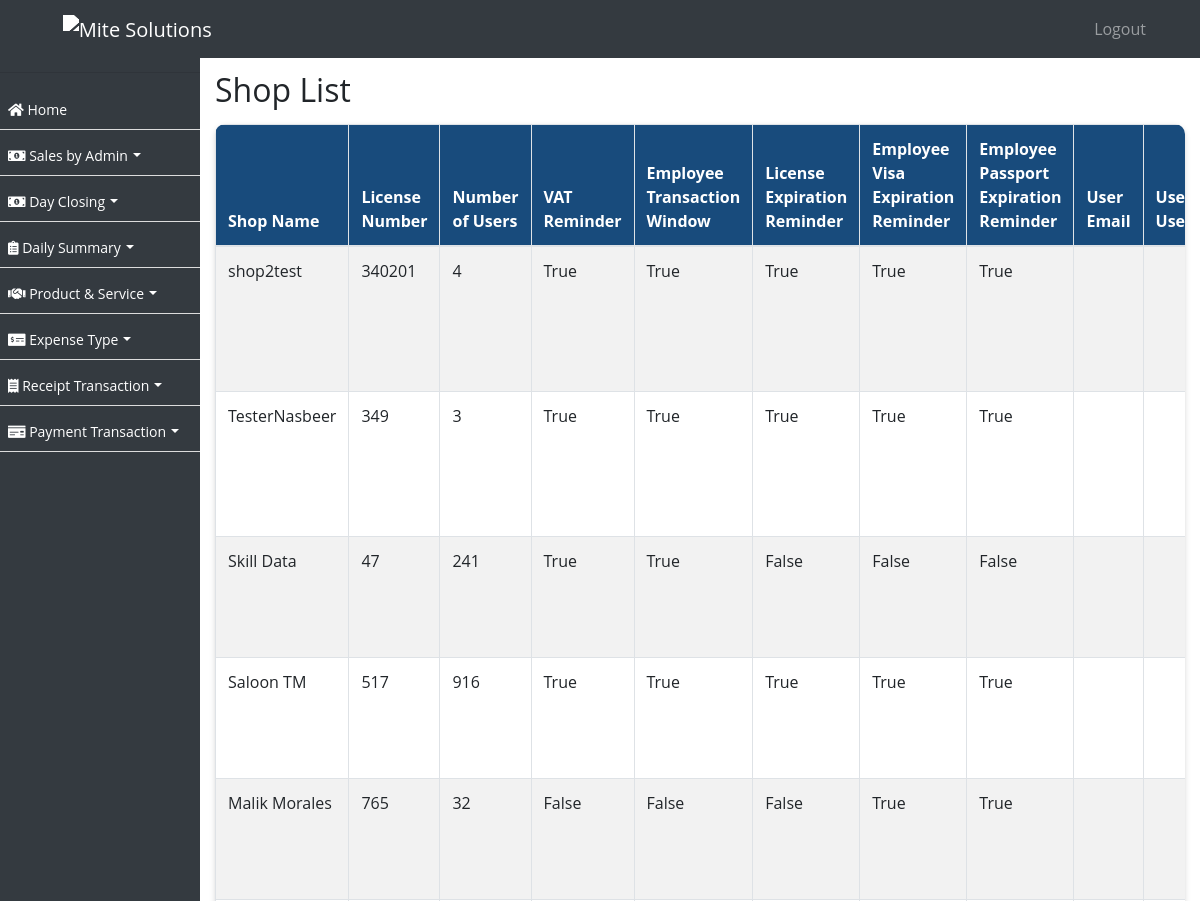
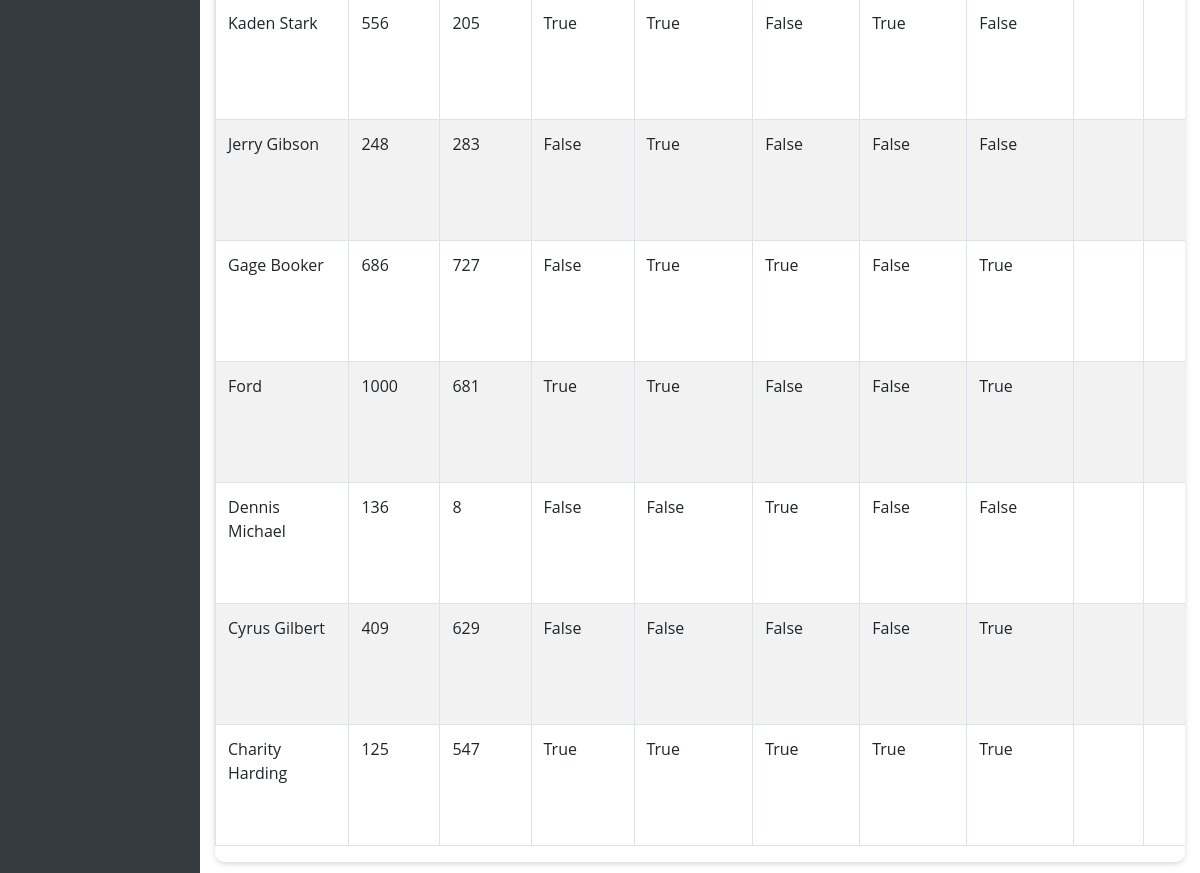
The app's page /shop/ with its own data (2 pictures, top to bottom).
### ezshopapp/models.py (models this page shows, shortened)
class Shop(models.Model):
    name = models.CharField(max_length=255, verbose_name='Shop Name')
    license_number = models.CharField(max_length=50, unique=True)
    num_users = models.PositiveIntegerField(verbose_name='Number of Users')
    vat_remainder = models.BooleanField(default=False, verbose_name='VAT Reminder')
    employee_transaction_window = models.BooleanField(default=False)
    license_expiration_reminder = models.BooleanField(default=False, verbose_name='License Expiration Reminder')
    employee_visa_expiration_reminder = models.BooleanField(default=False, verbose_name='Employee Visa Expiration Reminder')
    employee_passport_expiration_reminder = models.BooleanField(default=False, verbose_name='Employee Passport Expiration Reminder')
    admin_email = models.EmailField(max_length=100, default='')
    created_on = models.DateTimeField(auto_now_add=True, null=True)

### ezshopapp/views.py (the view)
# urls.py: path('shop/', ShopListView.as_view(), name='shop_list'),
class ShopListView(ListView):
    model = Shop
    template_name = 'shop_list.html'
    context_object_name = 'shops'
    def get_queryset(self):
        return Shop.objects.all().order_by('-name')

### ezshopapp/templates/shop_list.html (shortened to what this page needs)
{% extends 'base.html' %}
{% block content %}
  <h2>Shop List</h2>
  <div class="card table-responsive">
    <table id="shopTable" class="table table-bordered table-striped">
      <thead>
        <tr>
          <th>Shop Name</th>
          <th>License Number</th>
          <th>Number of Users</th>
          <th>VAT Reminder</th>
          <th>Employee Transaction Window</th>
          <th>License Expiration Reminder</th>
          <th>Employee Visa Expiration Reminder</th>
          <th>Employee Passport Expiration Reminder</th>
          <th>User Email</th>
          <th>User Username</th>
        </tr>
      </thead>
      <tbody>
        {% for shop in object_list %}
          <tr>
            <td>{{ shop.name }}</td>
            <td>{{ shop.license_number }}</td>
            <td>{{ shop.num_users }}</td>
            <td>{{ shop.vat_remainder }}</td>
            <td>{{ shop.employee_transaction_window }}</td>
            <td>{{ shop.license_expiration_reminder }}</td>
            <td>{{ shop.employee_visa_expiration_reminder }}</td>
            <td>{{ shop.employee_passport_expiration_reminder }}</td>
                <td>{{ shop.email }}</td>
                <td>{{ shop.username }}</td>
          </tr>
        {% endfor %}
      </tbody>
    </table>
  </div>
{% endblock %}

### ezshopapp/templates/base.html (style rules this page uses)
body, p, h1, h2, h3, h4, h5, h6, a, li, label, input, div, span, small { font-family: "Open Sans", sans-serif !important; }
body { padding-top: 56px; background-color: #ffffff !important; }
table thead { border-radius: 5px !important; }
table thead th { vertical-align: bottom; border-bottom: 2px solid #dee2e6; background-color: #184b7c !important; color: #fff !important; }
tbody { border-bottom: 0px !important; }
table { border:1px !important; }
div>.table-responsive, table, table>thead { border-radius: 10px !important; }
.card { border:0px !important; margin-top:15px; margin-bottom:15px; box-shadow: 0px 2px 6px -1px #ccc; }

### records on screen
Shop: name "shop2test", license_number "340201", num_users "4", vat_remainder "True", employee_transaction_window "True", license_expiration_reminder "True", employee_visa_expiration_reminder "True", employee_passport_expiration_reminder "True"
Shop: name "TesterNasbeer", license_number "349", num_users "3", vat_remainder "True", employee_transaction_window "True", license_expiration_reminder "True", employee_visa_expiration_reminder "True", employee_passport_expiration_reminder "True"
Shop: name "Skill Data", license_number "47", num_users "241", vat_remainder "True", employee_transaction_window "True", license_expiration_reminder "False", employee_visa_expiration_reminder "False", employee_passport_expiration_reminder "False"
Shop: name "Saloon TM", license_number "517", num_users "916", vat_remainder "True", employee_transaction_window "True", license_expiration_reminder "True", employee_visa_expiration_reminder "True", employee_passport_expiration_reminder "True"
Shop: name "Malik Morales", license_number "765", num_users "32", vat_remainder "False", employee_transaction_window "False", license_expiration_reminder "False", employee_visa_expiration_reminder "True", employee_passport_expiration_reminder "True"
Shop: name "Kaden Stark", license_number "556", num_users "205", vat_remainder "True", employee_transaction_window "True", license_expiration_reminder "False", employee_visa_expiration_reminder "True", employee_passport_expiration_reminder "False"
Shop: name "Jerry Gibson", license_number "248", num_users "283", vat_remainder "False", employee_transaction_window "True", license_expiration_reminder "False", employee_visa_expiration_reminder "False", employee_passport_expiration_reminder "False"
Shop: name "Gage Booker", license_number "686", num_users "727", vat_remainder "False", employee_transaction_window "True", license_expiration_reminder "True", employee_visa_expiration_reminder "False", employee_passport_expiration_reminder "True"
Shop: name "Ford", license_number "1000", num_users "681", vat_remainder "True", employee_transaction_window "True", license_expiration_reminder "False", employee_visa_expiration_reminder "False", employee_passport_expiration_reminder "True"
Shop: name "Dennis Michael", license_number "136", num_users "8", vat_remainder "False", employee_transaction_window "False", license_expiration_reminder "True", employee_visa_expiration_reminder "False", employee_passport_expiration_reminder "False"
Shop: name "Cyrus Gilbert", license_number "409", num_users "629", vat_remainder "False", employee_transaction_window "False", license_expiration_reminder "False", employee_visa_expiration_reminder "False", employee_passport_expiration_reminder "True"
Shop: name "Charity Harding", license_number "125", num_users "547", vat_remainder "True", employee_transaction_window "True", license_expiration_reminder "True", employee_visa_expiration_reminder "True", employee_passport_expiration_reminder "True"
